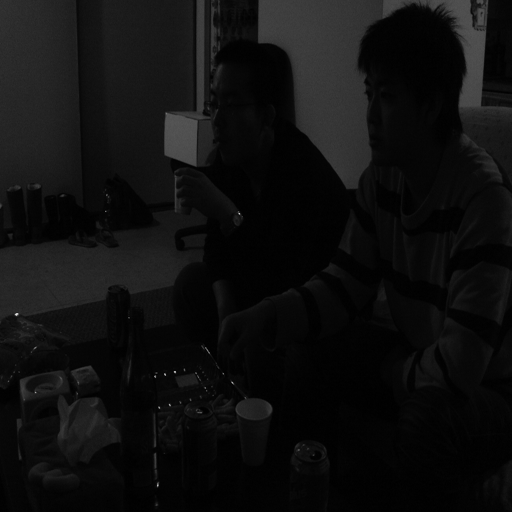
#> input picture my_images/chang.tif, 512 x 512 px; the run also reads 1 picture not shown here
$ python hw1.py   (older library calls are emulated)
#> lines starting #> are read from the running program, lines starting #| are printed output that depends on the picture

import code
import os
import skimage
from skimage import io

import matplotlib.pyplot as plt
import numpy as np
from ip_functions import *
from skimage import data, filters, color, morphology, exposure, img_as_float
from skimage.util import img_as_ubyte
from skimage.segmentation import flood, flood_fill
from skimage.morphology import extrema

plt.rcParams['font.size'] = 8


## Part 1:
#    Preliminaries:  You will need to be able to read images from a file (e.g. jpg or png), convert, as needed,
#    to greyscale (make a function for this, using numpy "dot" command),
#    display images (with a greyscale colormap), save images (for use in your report).
#


#np.random.seed(1)
#a_rand = np.random.rand(12,12)*16
#a_rand = a_rand.astype(np.uint8)
#a_step = np.arange(12*12).reshape((12,12)).astype(np.uint8)
#a = a_rand + a_step
#a_thresh = np.copy(a)
#a_thresh[a_thresh > 100] = 0
##thresh = 100
##a_thresh[a_thresh > thresh] = 1
##a_thresh[a_thresh <= thresh] = 0
#
#plt.subplot(221)
#plt.imshow(a, cmap='gray')
#
#plt.subplot(222)
#plt.imshow(a_thresh, cmap='gray')
#plt.show()
#exit()
#gap = np.array([[0, 0, 0, 0, 0, 0, 0],
#                [0, 1, 1, 1, 1, 0, 0],
#                [0, 1, 0, 0, 1, 0, 0],
#                [0, 1, 0, 0, 0, 0, 0],
#                [0, 1, 0, 0, 1, 0, 0],
#                [0, 1, 1, 1, 1, 0, 0],
#                [0, 0, 0, 0, 0, 0, 0]
#                ])
#
#np.random.seed(1)
#m_rnd = np.random.rand(7,7)*10
#
#
#gap = np.array([[0, 0, 0, 0, 0, 0, 0],
#                [0, 1, 1, 1, 1, 0, 0],
#                [0, 1, 0, 0, 1, 0, 0],
#                [0, 1, 0, 1, 1, 0, 0],
#                [0, 1, 0, 1, 1, 0, 0],
#                [0, 1, 1, 1, 1, 0, 0],
#                [0, 0, 0, 0, 0, 0, 0]], dtype=np.uint8)
#
#gap = np.multiply(gap*64, m_rnd).astype(np.uint8)
#
#gap_holes = morphology.remove_small_holes(gap, 2)

#plt.subplot(221)
#plt.imshow(gap, cmap='gray')
#
#plt.subplot(222)
#plt.imshow(gap_holes, cmap='gray')
#plt.show()


#h1 = np.arange(64).reshape((8,8))*4
#print(h1)
#plt.subplot(221)
#plt.imshow(h1, cmap='gray')
#
#h1cpy = np.copy(h1)
#h1cpy[h1 < 64] = 1
#plt.subplot(222)
#plt.imshow(h1cpy, cmap='gray')
#plt.show()


#Provided images and some of my own images
chang = io.imread('my_images/chang.tif') # Grey Image
#> chang is the input picture: shape (512, 512); min 0, max 228, mean 15.2
#img = io.imread('my_images/church.tif')
#img = io.imread('my_images/crowd.tif')
f18_img = io.imread('my_images/f18_super_hornet.png')
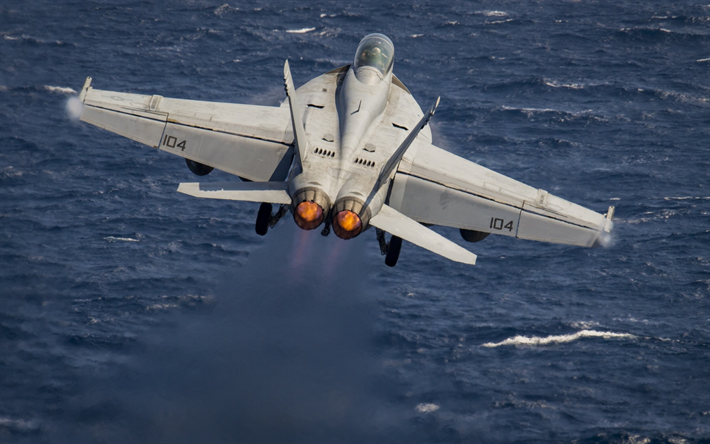
#> input picture my_images/f18_super_hornet.png, 710 x 444 px
#> f18_img is the input picture: shape (444, 710, 4); mean R, G, B, A 65.4, 77.9, 97.8, 255
#img = io.imread('my_images/houndog1.png')
iceland2 = io.imread('my_images/iceland2.png')
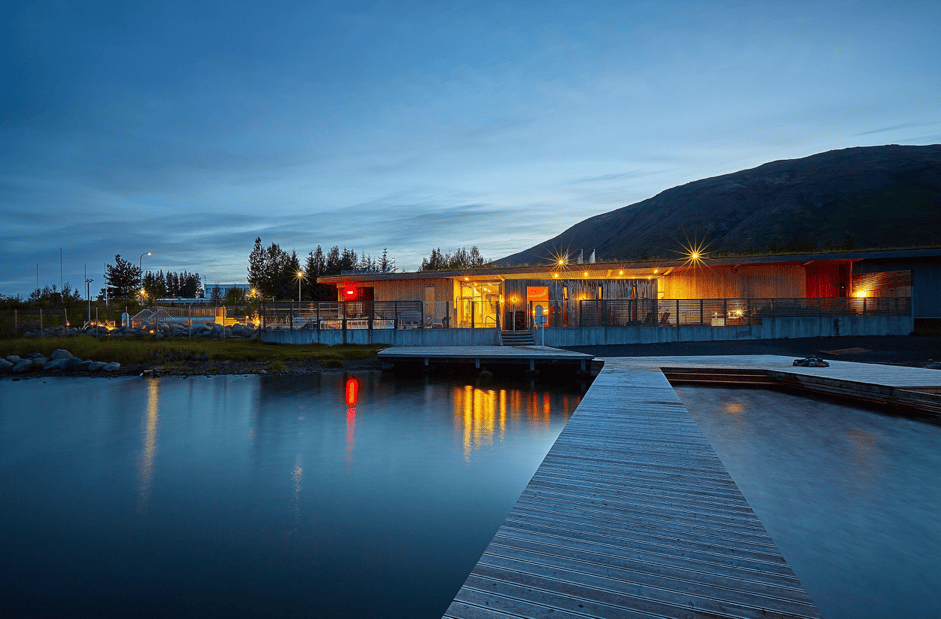
#> input picture my_images/iceland2.png, 941 x 619 px
#> iceland2 is the input picture: shape (619, 941, 3); mean R, G, B 65.6, 98.6, 123.8
#img = io.imread('my_images/iceland3.png')
iceland = io.imread('my_images/iceland.png')
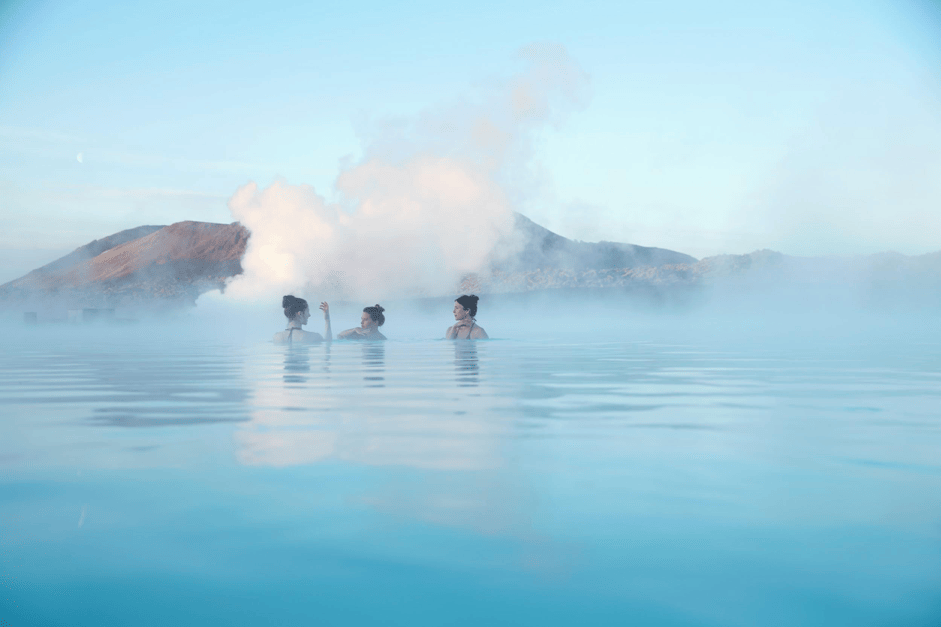
#> input picture my_images/iceland.png, 941 x 627 px
#> iceland is the input picture: shape (627, 941, 3); mean R, G, B 161.7, 205, 221.7
#> (the run stopped early here; a loop or call above may not have finished)
